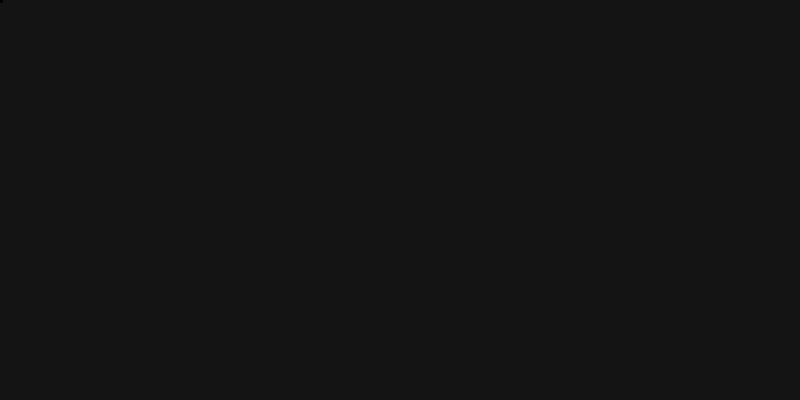
Frame 1 (no input)
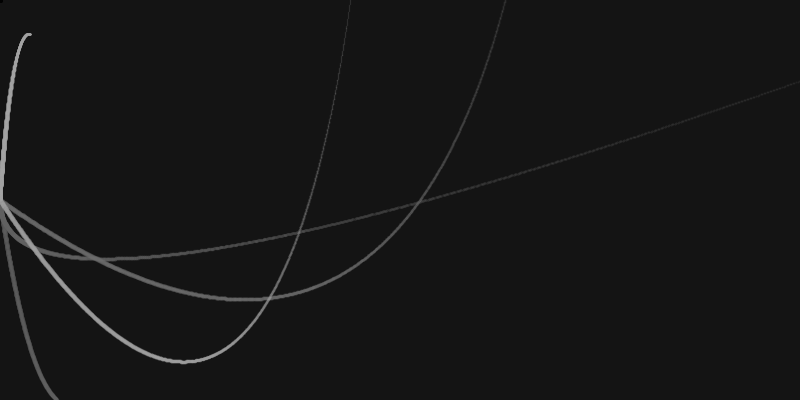
Frame 60 (the mouse pressed at the canvas centre just before this capture)
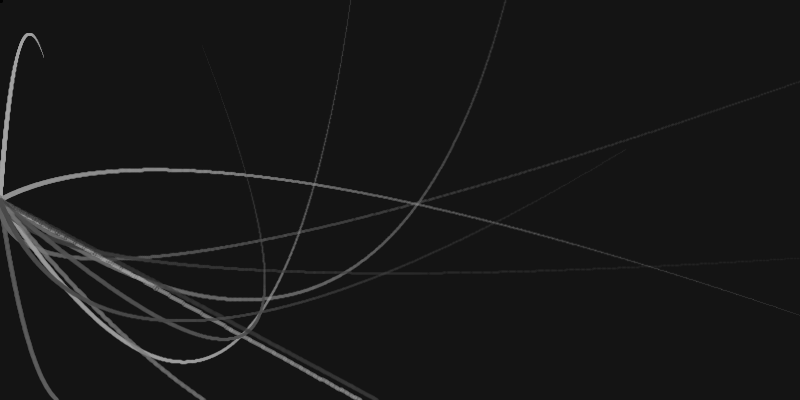
Frame 120 (the mouse held since frame 60 and released just before this capture)

The Processing sketch that drew these frames (run headless with seeded random() and noise(); from frame 60 on, the mouse is pressed at the canvas centre):

// Processing sketch: processing_6862
// ── processing_6862.pde

float t=0;
float r=10;
float x1;
float y1;
float x2;
float y2;
float x3;
float y3;
float x4;
float y4;
float x;
float y;
float g;
float st;
void setup(){
  background(20);
  frameRate(90);
  size(800,400);
  stroke(random(50,200),random(30,100));
  strokeWeight(0.01);
  g=0;
  t=0;
}
void draw(){
  //background(20);
  for (int i=0 ; i<100;i++ ) {
    x4=(1-t)*(1-t)*x1+g*t*(1-t)*x2+t*t*x3;
    y4=(1-t)*(1-t)*y1+g*t*(1-t)*y2+t*t*y3;
    x = x4 ;
    y = y4 ;
    //speed
    t+=0.001;
    float linewidth=5-t*3;
    strokeWeight(linewidth);
    smooth();
    stroke(st,100-t*50);
    line(x,y,x4,y4);
    //println(linewidth);
    
    if(x>width || y<0 ||x<0 || y>height || linewidth<1){
      x1=0;
      y1=height/2;
      x2=(x1+x3)/2;
      y2=(y1+y3)/2;
      x3=random(width);
      y3=random(height);
      g=random(-10,10);
      t=0;
      st=random(50,200);
      strokeWeight(0);
    }
    
  }
  //fadeToWhite();
}
void fadeToWhite(){
  rectMode(CORNER);
  fill(20,0);
  noStroke();
  rect(0,0,width,height);
}
